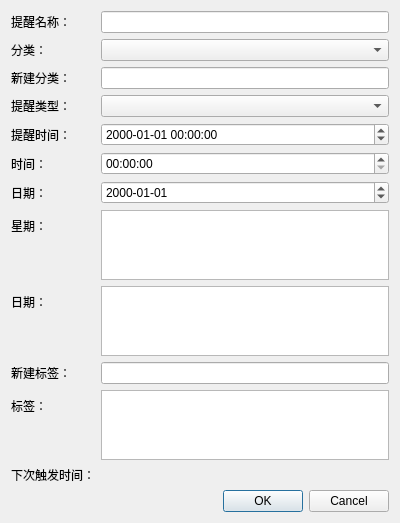
<?xml version="1.0" encoding="UTF-8"?>
<ui version="4.0">
 <class>ReminderEdit</class>
 <widget class="QDialog" name="ReminderEdit">
  <property name="geometry">
   <rect>
    <x>0</x>
    <y>0</y>
    <width>400</width>
    <height>500</height>
   </rect>
  </property>
  <property name="windowTitle">
   <string>编辑提醒</string>
  </property>
  <layout class="QVBoxLayout" name="verticalLayout">
   <item>
    <layout class="QFormLayout" name="formLayout">
     <item row="0" column="0">
      <widget class="QLabel" name="nameLabel">
       <property name="text">
        <string>提醒名称：</string>
       </property>
      </widget>
     </item>
     <item row="0" column="1">
      <widget class="QLineEdit" name="nameEdit"/>
     </item>
     <item row="1" column="0">
      <widget class="QLabel" name="categoryLabel">
       <property name="text">
        <string>分类：</string>
       </property>
      </widget>
     </item>
     <item row="1" column="1">
      <widget class="QComboBox" name="categoryCombo"/>
     </item>
     <item row="2" column="0">
      <widget class="QLabel" name="newCategoryLabel">
       <property name="text">
        <string>新建分类：</string>
       </property>
      </widget>
     </item>
     <item row="2" column="1">
      <widget class="QLineEdit" name="newCategoryEdit"/>
     </item>
     <item row="3" column="0">
      <widget class="QLabel" name="typeLabel">
       <property name="text">
        <string>提醒类型：</string>
       </property>
      </widget>
     </item>
     <item row="3" column="1">
      <widget class="QComboBox" name="typeCombo"/>
     </item>
     <item row="4" column="0">
      <widget class="QLabel" name="timeLabel">
       <property name="text">
        <string>提醒时间：</string>
       </property>
      </widget>
     </item>
     <item row="4" column="1">
      <widget class="QDateTimeEdit" name="dateTimeEdit">
       <property name="displayFormat">
        <string>yyyy-MM-dd HH:mm:ss</string>
       </property>
      </widget>
     </item>
     <item row="5" column="0">
      <widget class="QLabel" name="timeLabel_2">
       <property name="text">
        <string>时间：</string>
       </property>
      </widget>
     </item>
     <item row="5" column="1">
      <widget class="QTimeEdit" name="timeEdit">
       <property name="displayFormat">
        <string>HH:mm:ss</string>
       </property>
      </widget>
     </item>
     <item row="6" column="0">
      <widget class="QLabel" name="dateLabel">
       <property name="text">
        <string>日期：</string>
       </property>
      </widget>
     </item>
     <item row="6" column="1">
      <widget class="QDateEdit" name="dateEdit">
       <property name="displayFormat">
        <string>yyyy-MM-dd</string>
       </property>
      </widget>
     </item>
     <item row="7" column="0">
      <widget class="QLabel" name="weekDaysLabel">
       <property name="text">
        <string>星期：</string>
       </property>
      </widget>
     </item>
     <item row="7" column="1">
      <widget class="QListWidget" name="weekDaysList">
       <property name="selectionMode">
        <enum>QAbstractItemView::MultiSelection</enum>
       </property>
      </widget>
     </item>
     <item row="8" column="0">
      <widget class="QLabel" name="monthDaysLabel">
       <property name="text">
        <string>日期：</string>
       </property>
      </widget>
     </item>
     <item row="8" column="1">
      <widget class="QListWidget" name="monthDaysList">
       <property name="selectionMode">
        <enum>QAbstractItemView::MultiSelection</enum>
       </property>
      </widget>
     </item>
     <item row="9" column="0">
      <widget class="QLabel" name="newTagLabel">
       <property name="text">
        <string>新建标签：</string>
       </property>
      </widget>
     </item>
     <item row="9" column="1">
      <widget class="QLineEdit" name="newTagEdit"/>
     </item>
     <item row="10" column="0">
      <widget class="QLabel" name="tagListLabel">
       <property name="text">
        <string>标签：</string>
       </property>
      </widget>
     </item>
     <item row="10" column="1">
      <widget class="QListWidget" name="tagList"/>
     </item>
     <item row="11" column="0">
      <widget class="QLabel" name="nextTriggerLabelTitle">
       <property name="text">
        <string>下次触发时间：</string>
       </property>
      </widget>
     </item>
     <item row="11" column="1">
      <widget class="QLabel" name="nextTriggerLabel"/>
     </item>
    </layout>
   </item>
   <item>
    <widget class="QDialogButtonBox" name="buttonBox">
     <property name="orientation">
      <enum>Qt::Horizontal</enum>
     </property>
     <property name="standardButtons">
      <set>QDialogButtonBox::Cancel|QDialogButtonBox::Ok</set>
     </property>
    </widget>
   </item>
  </layout>
 </widget>
 <resources/>
 <connections>
  <connection>
   <sender>buttonBox</sender>
   <signal>accepted()</signal>
   <receiver>ReminderEdit</receiver>
   <slot>accept()</slot>
   <hints>
    <hint type="sourcelabel">
     <x>248</x>
     <y>254</y>
    </hint>
    <hint type="destinationlabel">
     <x>157</x>
     <y>274</y>
    </hint>
   </hints>
  </connection>
  <connection>
   <sender>buttonBox</sender>
   <signal>rejected()</signal>
   <receiver>ReminderEdit</receiver>
   <slot>reject()</slot>
   <hints>
    <hint type="sourcelabel">
     <x>316</x>
     <y>260</y>
    </hint>
    <hint type="destinationlabel">
     <x>286</x>
     <y>274</y>
    </hint>
   </hints>
  </connection>
 </connections>
</ui> 
